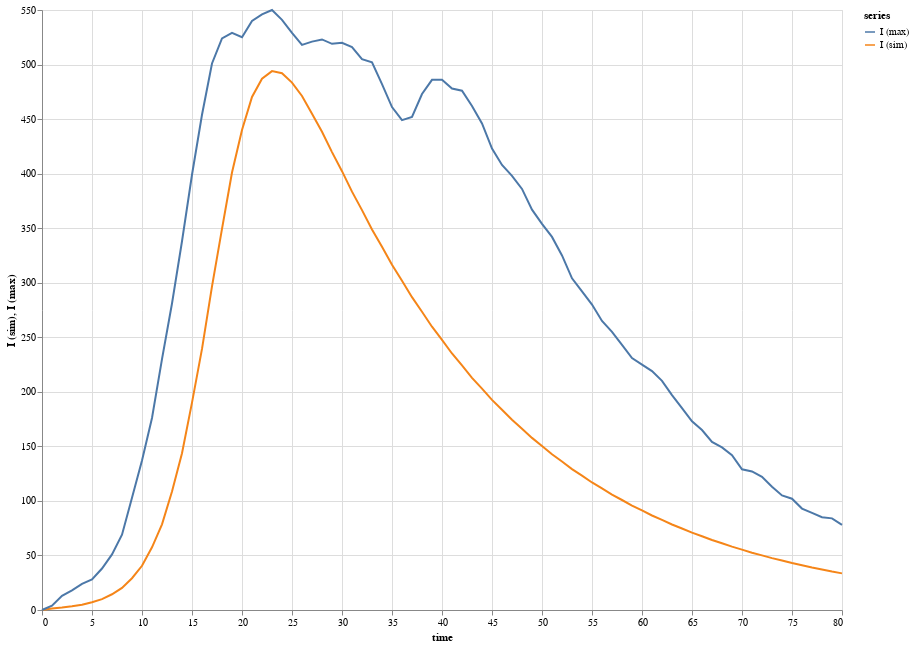

The code cell stored with this chart in its notebook:
### Code cell
plot("seirh I sim vs. max", [seirh_sim_I_series, seirh_I_max_series], times, "time")

### Figure 1 — Vega-Lite specification as saved in the notebook (floating-point values rounded to 4 significant figures; data arrays with more than 128 entries replaced by an {"elided": "..."} marker saying what was removed)
{"$schema": "https://vega.github.io/schema/vega-lite/v4.json", "data": {"values": {"elided": "162 records"}}, "description": "", "height": 600, "layer": [{"encoding": {"color": {"field": "series", "type": "nominal"}, "x": {"field": "time", "type": "quantitative"}, "y": {"field": "I (sim)", "type": "quantitative"}}, "mark": "line"}, {"encoding": {"color": {"field": "series", "type": "nominal"}, "x": {"field": "time", "type": "quantitative"}, "y": {"field": "I (max)", "type": "quantitative"}}, "mark": "line"}], "width": 800}
